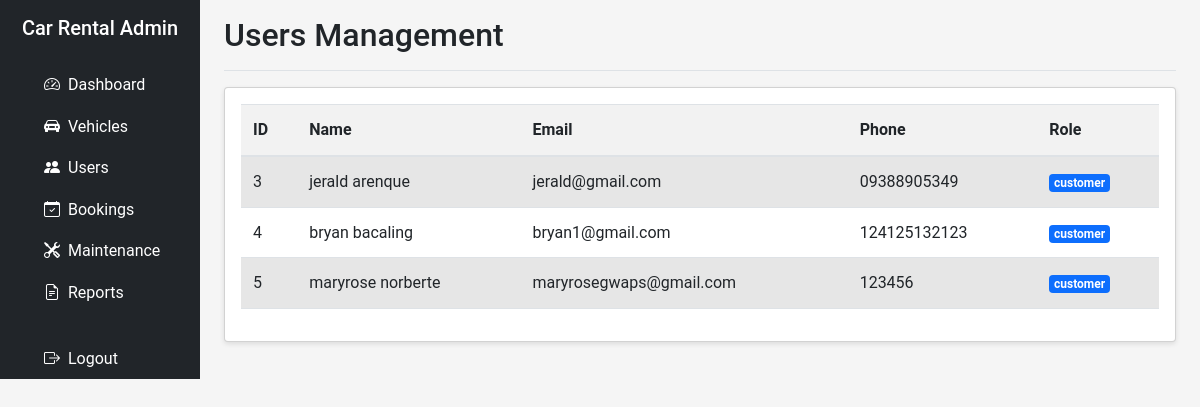
The app's page /admin/users (signed in) with its own data.
### app.py (models this page shows)
class User(db.Model):
    id = db.Column(db.Integer, primary_key=True)
    fname = db.Column(db.String(50), nullable=False)
    lname = db.Column(db.String(50), nullable=False)
    email = db.Column(db.String(100), unique=True, nullable=False)
    password = db.Column(db.String(200), nullable=False)
    phone = db.Column(db.String(20))
    role = db.Column(db.String(20), default='customer')  # Only 'admin' or 'customer'
    gender = db.Column(db.String(10))
    age = db.Column(db.Integer)
    contact_add = db.Column(db.String(200))
    rentals = db.relationship('Rental', backref='customer', lazy=True)

### app.py (the view)
@admin_bp.route('/users')
def users():
    users = User.query.filter_by(role='customer').all()  # Only show customers
    return render_template('admin/users.html', users=users)

### app.py (called while the page is built)
@admin_bp.before_request
def require_admin():
    print(f"Admin middleware check: user_id={session.get('user_id')}, role={session.get('role')}")
    if 'user_id' not in session:
        print("Admin access denied: No user_id in session")
        abort(403)  # Forbidden
    if session.get('role') != 'admin':
        print(f"Admin access denied: Role '{session.get('role')}' is not admin")
        abort(403)  # Forbidden
    print("Admin access granted")

@app.context_processor
def utility_processor():
    current_year = datetime.now().year
    now = datetime.now()
    return dict(current_year=current_year, now=now)

@app.context_processor
def admin_utility_processor():
    return dict(is_admin=is_admin)

### templates/admin/users.html (shortened to what this page needs)
{% extends 'admin/base.html' %}
{% block header %}Users Management{% endblock %}
{% block content %}
<div class="card">
    <div class="card-body">
        <div class="table-responsive">
            <table class="table table-striped table-hover">
                <thead>
                    <tr>
                        <th>ID</th>
                        <th>Name</th>
                        <th>Email</th>
                        <th>Phone</th>
                        <th>Role</th>
                    </tr>
                </thead>
                <tbody>
                    {% for user in users %}
                    <tr>
                        <td>{{ user.id }}</td>
                        <td>{{ user.fname }} {{ user.lname }}</td>
                        <td>{{ user.email }}</td>
                        <td>{{ user.phone or 'N/A' }}</td>
                        <td>
                            <span class="badge {% if user.role == 'admin' %}bg-danger{% else %}bg-primary{% endif %}">
                                {{ user.role }}
                            </span>
                        </td>
                    </tr>
                    {% else %}
                    <tr>
                        <td colspan="5" class="text-center">No users found</td>
                    </tr>
                    {% endfor %}
                </tbody>
            </table>
        </div>
    </div>
</div>
{% endblock %}

### static/css/style.css (style rules this page uses)
:root { --primary-color: #0d47a1; --secondary-color: #1565c0; --accent-color: #003c8f; --success-color: #28a745; --danger-color: #dc3545; --warning-color: #ffc107; --light-color: #f8f9fa; --dark-color: #343a40; --gray-color: #6c757d; }
body { font-family: 'Roboto', Arial, sans-serif; line-height: 1.6; background-color: #f5f5f5; margin: 0; padding: 0; }
.card { background-color: white; border-radius: 0.25rem; box-shadow: 0 2px 5px rgba(0, 0, 0, 0.1); margin-bottom: 1.5rem; }
.card-body { padding: 1rem; }
.table { width: 100%; border-collapse: collapse; margin-bottom: 1rem; }
.table th, .table td { padding: 0.75rem; vertical-align: top; border-top: 1px solid #dee2e6; }
.table thead th { vertical-align: bottom; border-bottom: 2px solid #dee2e6; background-color: #f2f2f2; }
.table-striped tbody tr:nth-of-type(odd) { background-color: rgba(0, 0, 0, 0.05); }
.badge { display: inline-block; padding: 0.25em 0.4em; font-size: 75%; font-weight: 700; line-height: 1; text-align: center; white-space: nowrap; vertical-align: baseline; border-radius: 0.25rem; }
.bg-primary { background-color: var(--primary-color); }

### records on screen
User: id "3", fname "jerald", lname "arenque", email "jerald@gmail.com", phone "09388905349", role "customer"
User: id "4", fname "bryan", lname "bacaling", email "bryan1@gmail.com", phone "124125132123", role "customer"
User: id "5", fname "maryrose", lname "norberte", email "maryrosegwaps@gmail.com", phone "123456", role "customer"
